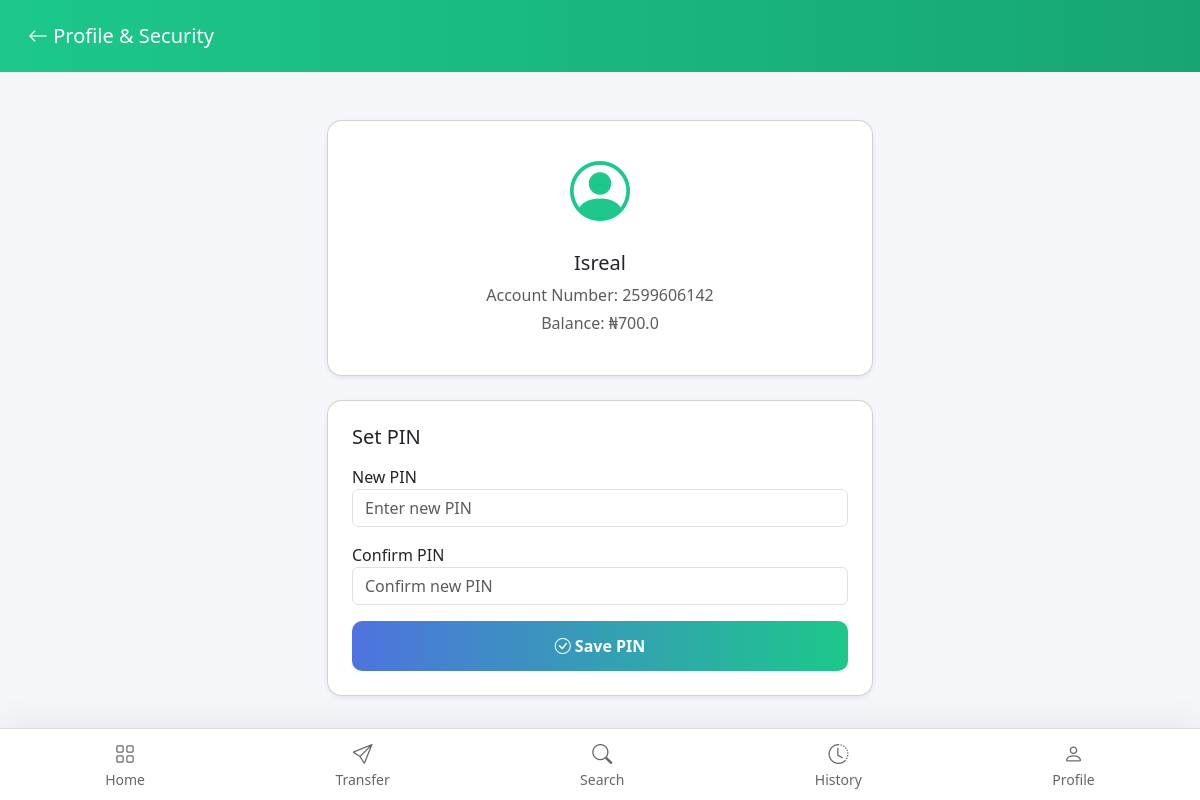
The app's page /pin/ (signed in) with its own data.
### client/models.py (models this page shows, shortened)
class Customer(models.Model):
    user = models.ForeignKey(to=User, on_delete=models.CASCADE)
    gender = models.CharField(max_length=1,choices=GENDER_CHOICES,default='u')
    account_number = models.CharField(max_length=10,blank=False,unique=True,default=generateAccountNumber, editable=False)
    balance = models.FloatField(default=200.00)
    pin = models.CharField(max_length=128, null=True,blank=True,editable=False)

### client/views.py (the view, shortened to what this page needs)
# urls.py: path("pin/",views.pinView, name='client-pin-view'),
@login_required(login_url='/login/')
def pinView(request):
    if request.user.is_superuser :
        return redirect("admin")
    try :
        customer = Customer.objects.get(user=request.user)
        pin_set_before = True if customer.pin else False
        return render(request,'pages/pin.html', {'customer':customer, 'pin_exist':pin_set_before})
    except Exception as e :
        return render(request, 'error.html', {"error": str(e)})

### client/templates/pages/pin.html (shortened to what this page needs)
<!doctype html>
<html lang="en">
  <head>
    <link
      href="https://cdn.jsdelivr.net/npm/bootstrap@5.3.2/dist/css/bootstrap.min.css"
      rel="stylesheet"
    />
    <link
      rel="stylesheet"
      href="https://cdn.jsdelivr.net/npm/bootstrap-icons@1.11.1/font/bootstrap-icons.css"
    />
  </head>
  <body>
    <nav class="navbar navbar-dark p-3">
      <div class="container-fluid">
        <a href="/" class="navbar-brand">
          <i class="bi bi-arrow-left"></i> Profile & Security
        </a>
      </div>
    </nav>
    <div class="container mt-5">
      <div class="row justify-content-center">
        <div class="col-md-6">
          <div class="card card-style shadow-sm p-4 mb-4 text-center">
            <i class="bi bi-person-circle profile-icon"></i>
            <h5 class="mt-3">{{customer.user.username }}</h5>
            <p class="text-muted mb-1">Account Number: {{ customer.account_number }}</p>
            <p class="text-muted">Balance: ₦{{  customer.balance }} </p>
          </div>
          {% if pin_exist %}
          <div class="card card-style shadow-sm p-4">
            <h5 class="mb-3">Change PIN</h5>
            <form method="POST">
                {% csrf_token %}
                <div class="mb-3">
                <label>Old PIN</label>
                <input
                  type="password"
                  class="form-control"
                  name="old_pin"
                  placeholder="Enter old PIN"
                  required
                  minlength=4
                />
              </div>
              <div class="mb-3">
                <label>New PIN</label>
                <input
                  type="password"
                  class="form-control"
                  name="new_pin"
                  placeholder="Enter new PIN"
                  required
                  minlength=4
                />
              </div>
              <div class="mb-3">
                <label>Confirm PIN</label>
                <input
                  type="password"
                  class="form-control"
                  name="confirm_pin"
                  placeholder="Confirm new PIN"
                  required
                  minlength=4
                />
              </div>
              <button class="btn btn-save w-100">
                <i class="bi bi-check-circle"></i>
                Update PIN
              </button>
            </form>
          </div>
          {% else %}
           <div class="card card-style shadow-sm p-4">
            <h5 class="mb-3">Set PIN</h5>
            <form method="POST">
              <div class="mb-3">
                <label>New PIN</label>
                <input
                  type="password"
                  class="form-control"
                  name="new_pin"
                  placeholder="Enter new PIN"
                  required
                  minlength=4
                />
              </div>
              <div class="mb-3">
                <label>Confirm PIN</label>
                <input
                  type="password"
                  class="form-control"
                  name="confirm_pin"
                  placeholder="Confirm new PIN"
                  required
                  minlength=4
                />
              </div>
              <button class="btn btn-save w-100">
                <i class="bi bi-check-circle"></i>
                Save PIN
              </button>
            </form>
          </div>
          {% endif %}
        </div>
      </div>
    </div>
    <nav class="bottom-nav shadow-lg">
      <a href="dashboard.html" class="nav-item">
        <i class="bi bi-grid"></i>
        <span>Home</span>
      </a>
      <a href="transfer.html" class="nav-item">
        <i class="bi bi-send"></i>
        <span>Transfer</span>
      </a>
      <a href="search_user.html" class="nav-item">
        <i class="bi bi-search"></i>
        <span>Search</span>
      </a>
      <a href="transactions.html" class="nav-item">
        <i class="bi bi-clock-history"></i>
        <span>History</span>
      </a>
      <a href="pin_profile.html" class="nav-item">
        <i class="bi bi-person"></i>
        <span>Profile</span>
      </a>
    </nav>
  </body>
</html>

### client/templates/pages/pin.html (style rules this page uses)
body { background-color: #f4f6f9; }
.navbar { background: linear-gradient(90deg, #1cc88a, #17a673); }
.card-style { border-radius: 15px; }
.btn-save { background: linear-gradient(90deg, #4e73df, #1cc88a); border: none; height: 50px; border-radius: 10px; color: white; font-weight: bold; }
.profile-icon { font-size: 60px; color: #1cc88a; }
.bottom-nav { position: fixed; bottom: 0; width: 100%; background: white; display: flex; justify-content: space-around; padding: 10px; border-top: 1px solid #ddd; z-index: 1000; }
.nav-item { text-align: center; color: #666; text-decoration: none; font-size: 14px; }
.nav-item i { display: block; font-size: 20px; }
body { padding-bottom: 70px; }

### records on screen
Customer: user.username "Isreal", account_number "2599606142", balance "700.0"
